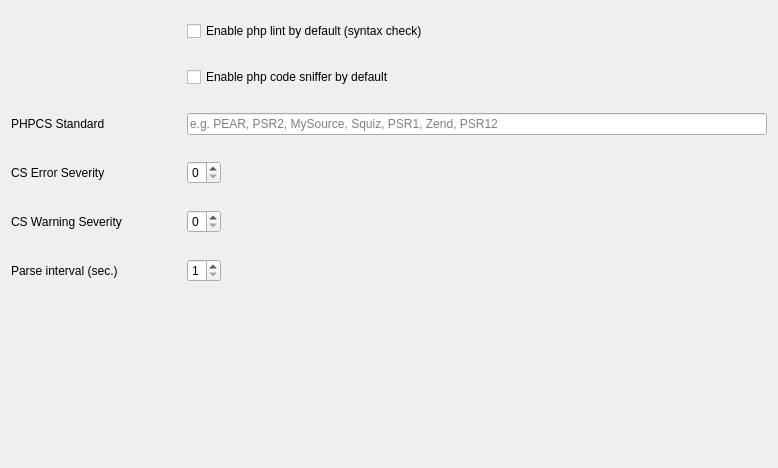
         <widget class="QWidget" name="scrollAreaWidgetContents_5">
          <property name="geometry">
           <rect>
            <x>0</x>
            <y>0</y>
            <width>778</width>
            <height>468</height>
           </rect>
          </property>
          <layout class="QVBoxLayout" name="verticalLayout_14">
           <item>
            <layout class="QHBoxLayout" name="phplintLayout">
             <property name="leftMargin">
              <number>176</number>
             </property>
             <property name="topMargin">
              <number>10</number>
             </property>
             <property name="bottomMargin">
              <number>10</number>
             </property>
             <item>
              <widget class="QCheckBox" name="phplintCheckbox">
               <property name="sizePolicy">
                <sizepolicy hsizetype="Preferred" vsizetype="Fixed">
                 <horstretch>0</horstretch>
                 <verstretch>0</verstretch>
                </sizepolicy>
               </property>
               <property name="minimumSize">
                <size>
                 <width>300</width>
                 <height>0</height>
                </size>
               </property>
               <property name="text">
                <string>Enable php lint by default (syntax check)</string>
               </property>
              </widget>
             </item>
            </layout>
           </item>
           <item>
            <layout class="QHBoxLayout" name="phpcsLayout">
             <property name="leftMargin">
              <number>176</number>
             </property>
             <property name="topMargin">
              <number>10</number>
             </property>
             <property name="bottomMargin">
              <number>10</number>
             </property>
             <item>
              <widget class="QCheckBox" name="phpcsCheckbox">
               <property name="sizePolicy">
                <sizepolicy hsizetype="Preferred" vsizetype="Fixed">
                 <horstretch>0</horstretch>
                 <verstretch>0</verstretch>
                </sizepolicy>
               </property>
               <property name="minimumSize">
                <size>
                 <width>300</width>
                 <height>0</height>
                </size>
               </property>
               <property name="text">
                <string>Enable php code sniffer by default</string>
               </property>
              </widget>
             </item>
            </layout>
           </item>
           <item>
            <layout class="QHBoxLayout" name="phpcsStandardLayout">
             <property name="topMargin">
              <number>10</number>
             </property>
             <property name="bottomMargin">
              <number>10</number>
             </property>
             <item>
              <widget class="QLabel" name="phpcsStandardLabel">
               <property name="minimumSize">
                <size>
                 <width>170</width>
                 <height>0</height>
                </size>
               </property>
               <property name="text">
                <string>PHPCS Standard</string>
               </property>
              </widget>
             </item>
             <item>
              <widget class="QLineEdit" name="phpcsStandardLineEdit">
               <property name="placeholderText">
                <string>e.g. PEAR, PSR2, MySource, Squiz, PSR1, Zend, PSR12</string>
               </property>
              </widget>
             </item>
            </layout>
           </item>
           <item>
            <layout class="QHBoxLayout" name="phpcsErrorLayout">
             <property name="topMargin">
              <number>10</number>
             </property>
             <property name="bottomMargin">
              <number>10</number>
             </property>
             <item>
              <widget class="QLabel" name="phpcsErrorLabel">
               <property name="minimumSize">
                <size>
                 <width>170</width>
                 <height>0</height>
                </size>
               </property>
               <property name="text">
                <string>CS Error Severity</string>
               </property>
              </widget>
             </item>
             <item>
              <widget class="QSpinBox" name="phpcsErrorSpinBox">
               <property name="maximum">
                <number>9</number>
               </property>
              </widget>
             </item>
             <item>
              <spacer name="horizontalSpacer_4">
               <property name="orientation">
                <enum>Qt::Horizontal</enum>
               </property>
               <property name="sizeHint" stdset="0">
                <size>
                 <width>40</width>
                 <height>20</height>
                </size>
               </property>
              </spacer>
             </item>
            </layout>
           </item>
           <item>
            <layout class="QHBoxLayout" name="phpcsWarningLayout">
             <property name="topMargin">
              <number>10</number>
             </property>
             <property name="bottomMargin">
              <number>10</number>
             </property>
             <item>
              <widget class="QLabel" name="phpcsWarningLabel">
               <property name="minimumSize">
                <size>
                 <width>170</width>
                 <height>0</height>
                </size>
               </property>
               <property name="text">
                <string>CS Warning Severity</string>
               </property>
              </widget>
             </item>
             <item>
              <widget class="QSpinBox" name="phpcsWarningSpinBox">
               <property name="maximum">
                <number>9</number>
               </property>
              </widget>
             </item>
             <item>
              <spacer name="horizontalSpacer_5">
               <property name="orientation">
                <enum>Qt::Horizontal</enum>
               </property>
               <property name="sizeHint" stdset="0">
                <size>
                 <width>40</width>
                 <height>20</height>
                </size>
               </property>
              </spacer>
             </item>
            </layout>
           </item>
           <item>
            <layout class="QHBoxLayout" name="editorParseIntervalLayout">
             <property name="topMargin">
              <number>10</number>
             </property>
             <property name="bottomMargin">
              <number>10</number>
             </property>
             <item>
              <widget class="QLabel" name="editorParseIntervalLabel">
               <property name="minimumSize">
                <size>
                 <width>170</width>
                 <height>0</height>
                </size>
               </property>
               <property name="text">
                <string>Parse interval (sec.)</string>
               </property>
              </widget>
             </item>
             <item>
              <widget class="QSpinBox" name="editorParseIntervalSpinBox">
               <property name="minimum">
                <number>1</number>
               </property>
               <property name="maximum">
                <number>9</number>
               </property>
              </widget>
             </item>
             <item>
              <spacer name="horizontalSpacer_3">
               <property name="orientation">
                <enum>Qt::Horizontal</enum>
               </property>
               <property name="sizeHint" stdset="0">
                <size>
                 <width>40</width>
                 <height>20</height>
                </size>
               </property>
              </spacer>
             </item>
            </layout>
           </item>
           <item>
            <spacer name="syntaxSpacer">
             <property name="orientation">
              <enum>Qt::Vertical</enum>
             </property>
             <property name="sizeHint" stdset="0">
              <size>
               <width>20</width>
               <height>40</height>
              </size>
             </property>
            </spacer>
           </item>
          </layout>
         </widget>
